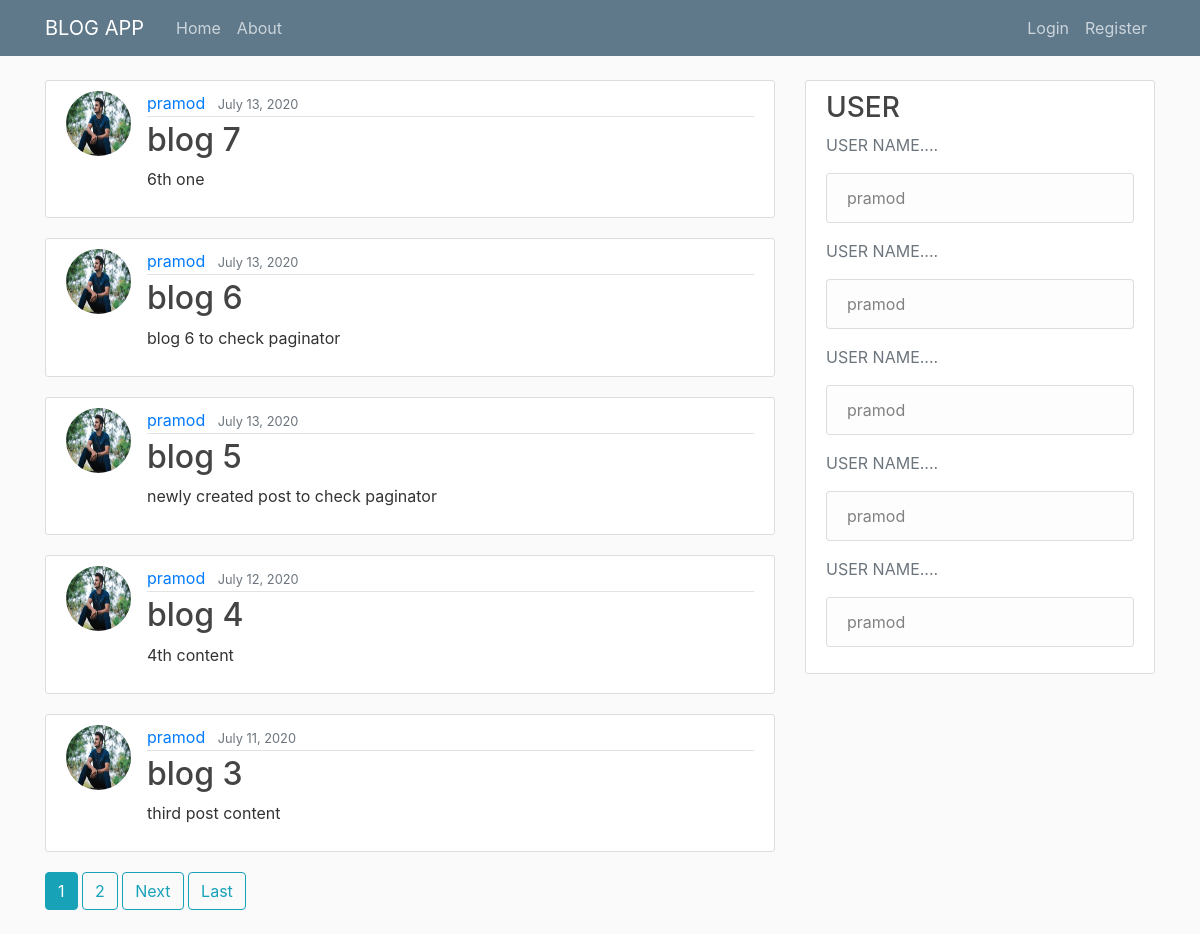
Before: / with the older database file.
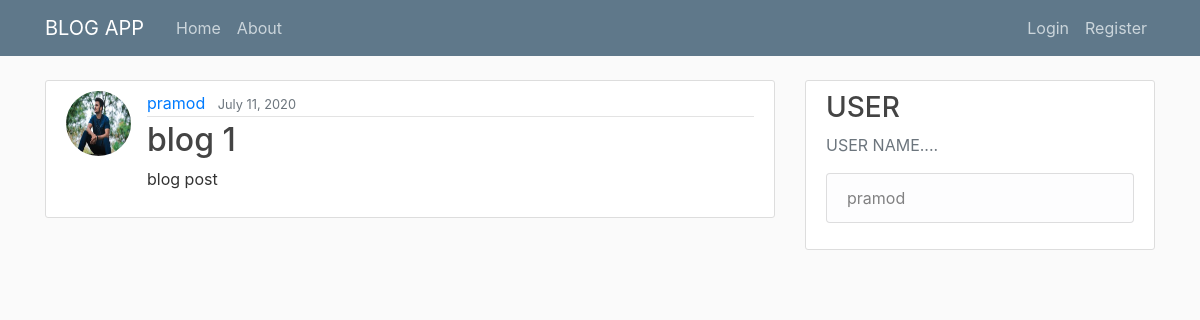
After: the same page with the newer database file.
### blog/models.py (models this page shows, shortened)
class Post(models.Model):
    title=models.CharField(max_length=100)
    content=models.TextField()
    date_posted=models.DateTimeField(default=timezone.now)
    author=models.ForeignKey(User,on_delete=models.CASCADE)

### users/models.py (models this page shows, shortened)
class Profile(models.Model):
    user=models.OneToOneField(User,on_delete=models.CASCADE)
    image=models.ImageField(default='default.jpg',upload_to='profile_pics')

### blog/views.py (the view)
# urls.py: path('', PostListView.as_view(), name='blog-home'),
class PostListView(ListView):
	model=Post
	template_name='blog/home.html'
	context_object_name = 'posts'
	ordering=['-date_posted']
	paginate_by=5

### blog/templates/blog/home.html (shortened to what this page needs)
{% extends "blog/base.html" %}
{% block content %}
    {%for post in posts %}
    <article class="media content-section">
      <img class ="rounded-circle article-img" src="{{ post.author.profile.image.url }}">
        <div class="media-body">
          <div class="article-metadata">
            <a class="mr-2" href="{% url 'user-posts' post.author.username %}">{{ post.author }}</a>
            <small class="text-muted">{{ post.date_posted|date:"F d, Y" }}</small>
          </div>
          <h2><a class="article-title" href="{% url 'post-detail' post.id %}">{{ post.title }}</a></h2>
          <p class="article-content">{{ post.content }}</p>
        </div>
      </article>
    {% endfor %}
    {% if is_paginated %}
      {% for num in page_obj.paginator.page_range %}
        {% if page_obj.number == num %}
          <a class="btn btn-info mb-4" href="?page={{ num }}">{{ num }}</a>
        {% elif num > page_obj.number|add:'-3' and num < page_obj.number|add:'3' %}
          <a class="btn btn-outline-info mb-4" href="?page={{ num }}">{{ num }}</a>
        {% endif %}
      {% endfor %}
      {% if page_obj.has_next %}
        <a class="btn btn-outline-info mb-4" href="?page={{ page_obj.next_page_number }}">Next</a>
        <a class="btn btn-outline-info mb-4" href="?page={{ page_obj.paginator.num_pages }}">Last</a>
      {% endif %}
    {% endif %}
{% endblock content %}

### blog/templates/blog/base.html (shortened to what this page needs)
{% load static %}
<!DOCTYPE html>
<html>
<head>
    <link rel="stylesheet" href="https://maxcdn.bootstrapcdn.com/bootstrap/4.0.0/css/bootstrap.min.css">
    <link rel="stylesheet" type="text/css" href="{% static 'blog/main.css' %}">
</head>
<body>
    <header class="site-header">
        <nav class="navbar navbar-expand-md navbar-dark bg-steel fixed-top">
          <div class="container">
            <a class="navbar-brand mr-4" href="{% url 'blog-home' %}">BLOG APP</a>
            <div class="collapse navbar-collapse" id="navbarToggle">
              <div class="navbar-nav mr-auto">
                <a class="nav-item nav-link" href="{% url 'blog-home' %}">Home</a>
                <a class="nav-item nav-link" href="{% url 'blog-about' %}">About</a>
              </div>
              <div class="navbar-nav">
                {% if user.is_authenticated %}
                  <a class="nav-item nav-link" href="{% url 'post-create' %}">New Post</a>
                  <a class="nav-item nav-link" href="{% url 'profile' %}">Profile</a>
                  <a class="nav-item nav-link" href="{% url 'logout' %}">Logout</a>
                {% else %}
                  <a class="nav-item nav-link" href="{% url 'login' %}">Login</a>
                  <a class="nav-item nav-link" href="{% url 'register' %}">Register</a>
                {% endif %}
              </div>
            </div>
          </div>
        </nav>
      </header>
<main role="main" class="container">
    <div class="row">
      <div class="col-md-8">
        {% block content %}{% endblock %}
      </div>
      <div class="col-md-4">
        <div class="content-section">
          <h3>USER</h3>
          {%for post in posts %}
          <p class='text-muted'>USER NAME....
            <ul class="list-group">
              <li class="list-group-item list-group-item-light">{{ post.author }}</li>
            </ul>
          </p>
          {% endfor %}
        </div>
      </div>
    </div>
  </main>
</body>
</html>

### blog/static/blog/main.css (style rules this page uses)
body { background: #fafafa; color: #333333; margin-top: 5rem; }
h1, h2, h3, h4, h5, h6 { color: #444444; }
ul { margin: 0; }
.bg-steel { background-color: #5f788a; }
.site-header .navbar-nav .nav-link { color: #cbd5db; }
.content-section { background: #ffffff; padding: 10px 20px; border: 1px solid #dddddd; border-radius: 3px; margin-bottom: 20px; }
.article-title { color: #444444; }
.article-content { white-space: pre-line; }
.article-img { height: 65px; width: 65px; margin-right: 16px; }
.article-metadata { padding-bottom: 1px; margin-bottom: 4px; border-bottom: 1px solid #e3e3e3 }

Changed rows visible on the page:
removed Post: author.profile.image (picture), author "pramod", date_posted "July 13, 2020", title "blog 7", content "6th one"
removed Post: author.profile.image (picture), author "pramod", date_posted "July 13, 2020", title "blog 6", content "blog 6 to check paginator"
removed Post: author.profile.image (picture), author "pramod", date_posted "July 13, 2020", title "blog 5", content "newly created post to check paginator"
removed Post: author.profile.image (picture), author "pramod", date_posted "July 12, 2020", title "blog 4", content "4th content"
removed Post: author.profile.image (picture), author "pramod", date_posted "July 11, 2020", title "blog 3", content "third post content"
now on this page (row edited): Post: author.profile.image (picture), author "pramod", date_posted "July 11, 2020", title "blog 1", content "blog post"
Other visible differences:
list line gone: "1"
list line gone: "2"
text no longer shown: "Next Last"
